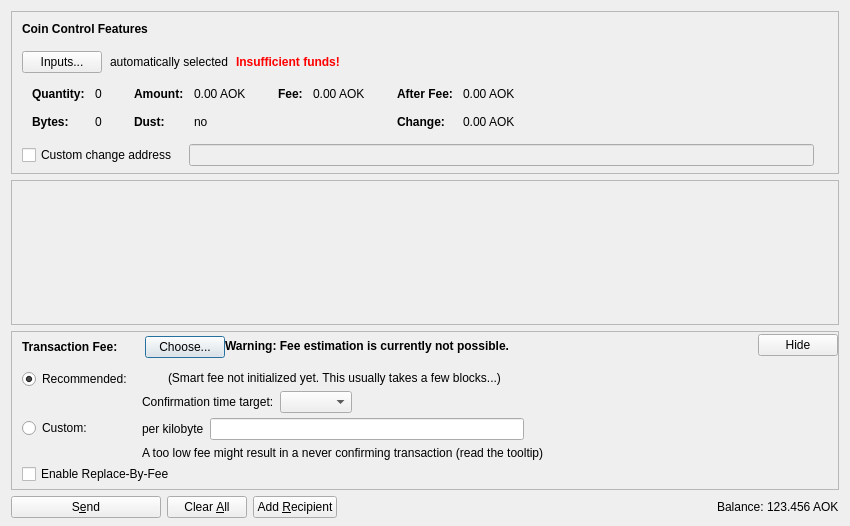
<?xml version="1.0" encoding="UTF-8"?>
<ui version="4.0">
 <class>SendCoinsDialog</class>
 <widget class="QDialog" name="SendCoinsDialog">
  <property name="geometry">
   <rect>
    <x>0</x>
    <y>0</y>
    <width>850</width>
    <height>526</height>
   </rect>
  </property>
  <property name="windowTitle">
   <string>Send Coins</string>
  </property>
  <layout class="QVBoxLayout" name="verticalLayout" stretch="0,1,0,0">
   <property name="bottomMargin">
    <number>8</number>
   </property>
   <item>
    <widget class="QFrame" name="frameCoinControl">
     <property name="sizePolicy">
      <sizepolicy hsizetype="Expanding" vsizetype="Expanding">
       <horstretch>0</horstretch>
       <verstretch>0</verstretch>
      </sizepolicy>
     </property>
     <property name="maximumSize">
      <size>
       <width>16777215</width>
       <height>16777215</height>
      </size>
     </property>
     <property name="frameShape">
      <enum>QFrame::StyledPanel</enum>
     </property>
     <property name="frameShadow">
      <enum>QFrame::Sunken</enum>
     </property>
     <layout class="QVBoxLayout" name="verticalLayoutCoinControl2">
      <property name="spacing">
       <number>0</number>
      </property>
      <property name="leftMargin">
       <number>0</number>
      </property>
      <property name="topMargin">
       <number>0</number>
      </property>
      <property name="rightMargin">
       <number>0</number>
      </property>
      <property name="bottomMargin">
       <number>6</number>
      </property>
      <item>
       <layout class="QVBoxLayout" name="verticalLayoutCoinControl" stretch="0,0,0,0,1">
        <property name="spacing">
         <number>0</number>
        </property>
        <property name="leftMargin">
         <number>10</number>
        </property>
        <property name="topMargin">
         <number>10</number>
        </property>
        <item>
         <layout class="QHBoxLayout" name="horizontalLayoutCoinControl1">
          <property name="bottomMargin">
           <number>15</number>
          </property>
          <item>
           <widget class="QLabel" name="labelCoinControlFeatures">
            <property name="sizePolicy">
             <sizepolicy hsizetype="Preferred" vsizetype="Maximum">
              <horstretch>0</horstretch>
              <verstretch>0</verstretch>
             </sizepolicy>
            </property>
            <property name="font">
             <font>
              <weight>75</weight>
              <bold>true</bold>
             </font>
            </property>
            <property name="styleSheet">
             <string notr="true">font-weight:bold;</string>
            </property>
            <property name="text">
             <string>Coin Control Features</string>
            </property>
           </widget>
          </item>
         </layout>
        </item>
        <item>
         <layout class="QHBoxLayout" name="horizontalLayoutCoinControl2" stretch="0,0,0,0">
          <property name="spacing">
           <number>8</number>
          </property>
          <property name="bottomMargin">
           <number>10</number>
          </property>
          <item>
           <widget class="QPushButton" name="pushButtonCoinControl">
            <property name="styleSheet">
             <string notr="true"/>
            </property>
            <property name="text">
             <string>Inputs...</string>
            </property>
            <property name="autoDefault">
             <bool>false</bool>
            </property>
           </widget>
          </item>
          <item>
           <widget class="QLabel" name="labelCoinControlAutomaticallySelected">
            <property name="text">
             <string>automatically selected</string>
            </property>
            <property name="margin">
             <number>5</number>
            </property>
           </widget>
          </item>
          <item>
           <widget class="QLabel" name="labelCoinControlInsuffFunds">
            <property name="font">
             <font>
              <weight>75</weight>
              <bold>true</bold>
             </font>
            </property>
            <property name="styleSheet">
             <string notr="true">color:red;font-weight:bold;</string>
            </property>
            <property name="text">
             <string>Insufficient funds!</string>
            </property>
            <property name="margin">
             <number>5</number>
            </property>
           </widget>
          </item>
          <item>
           <spacer name="horizontalSpacerCoinControl">
            <property name="orientation">
             <enum>Qt::Horizontal</enum>
            </property>
            <property name="sizeHint" stdset="0">
             <size>
              <width>40</width>
              <height>1</height>
             </size>
            </property>
           </spacer>
          </item>
         </layout>
        </item>
        <item>
         <widget class="QWidget" name="widgetCoinControl" native="true">
          <property name="sizePolicy">
           <sizepolicy hsizetype="Preferred" vsizetype="Preferred">
            <horstretch>0</horstretch>
            <verstretch>0</verstretch>
           </sizepolicy>
          </property>
          <property name="minimumSize">
           <size>
            <width>0</width>
            <height>0</height>
           </size>
          </property>
          <property name="styleSheet">
           <string notr="true"/>
          </property>
          <layout class="QHBoxLayout" name="horizontalLayoutCoinControl5">
           <property name="leftMargin">
            <number>0</number>
           </property>
           <property name="topMargin">
            <number>0</number>
           </property>
           <property name="rightMargin">
            <number>0</number>
           </property>
           <property name="bottomMargin">
            <number>0</number>
           </property>
           <item>
            <layout class="QHBoxLayout" name="horizontalLayoutCoinControl3" stretch="0,0,0,1">
             <property name="spacing">
              <number>20</number>
             </property>
             <property name="topMargin">
              <number>0</number>
             </property>
             <property name="bottomMargin">
              <number>10</number>
             </property>
             <item>
              <layout class="QFormLayout" name="formLayoutCoinControl1">
               <property name="horizontalSpacing">
                <number>10</number>
               </property>
               <property name="verticalSpacing">
                <number>14</number>
               </property>
               <property name="leftMargin">
                <number>10</number>
               </property>
               <property name="topMargin">
                <number>4</number>
               </property>
               <property name="rightMargin">
                <number>6</number>
               </property>
               <item row="0" column="0">
                <widget class="QLabel" name="labelCoinControlQuantityText">
                 <property name="font">
                  <font>
                   <weight>75</weight>
                   <bold>true</bold>
                  </font>
                 </property>
                 <property name="text">
                  <string>Quantity:</string>
                 </property>
                 <property name="margin">
                  <number>0</number>
                 </property>
                </widget>
               </item>
               <item row="0" column="1">
                <widget class="QLabel" name="labelCoinControlQuantity">
                 <property name="cursor">
                  <cursorShape>IBeamCursor</cursorShape>
                 </property>
                 <property name="contextMenuPolicy">
                  <enum>Qt::ActionsContextMenu</enum>
                 </property>
                 <property name="text">
                  <string notr="true">0</string>
                 </property>
                 <property name="margin">
                  <number>0</number>
                 </property>
                 <property name="textInteractionFlags">
                  <set>Qt::LinksAccessibleByMouse|Qt::TextSelectableByKeyboard|Qt::TextSelectableByMouse</set>
                 </property>
                </widget>
               </item>
               <item row="1" column="0">
                <widget class="QLabel" name="labelCoinControlBytesText">
                 <property name="font">
                  <font>
                   <weight>75</weight>
                   <bold>true</bold>
                  </font>
                 </property>
                 <property name="text">
                  <string>Bytes:</string>
                 </property>
                </widget>
               </item>
               <item row="1" column="1">
                <widget class="QLabel" name="labelCoinControlBytes">
                 <property name="cursor">
                  <cursorShape>IBeamCursor</cursorShape>
                 </property>
                 <property name="contextMenuPolicy">
                  <enum>Qt::ActionsContextMenu</enum>
                 </property>
                 <property name="text">
                  <string notr="true">0</string>
                 </property>
                 <property name="textInteractionFlags">
                  <set>Qt::LinksAccessibleByMouse|Qt::TextSelectableByKeyboard|Qt::TextSelectableByMouse</set>
                 </property>
                </widget>
               </item>
              </layout>
             </item>
             <item>
              <layout class="QFormLayout" name="formLayoutCoinControl2">
               <property name="horizontalSpacing">
                <number>10</number>
               </property>
               <property name="verticalSpacing">
                <number>14</number>
               </property>
               <property name="leftMargin">
                <number>6</number>
               </property>
               <property name="topMargin">
                <number>4</number>
               </property>
               <property name="rightMargin">
                <number>6</number>
               </property>
               <item row="0" column="0">
                <widget class="QLabel" name="labelCoinControlAmountText">
                 <property name="font">
                  <font>
                   <weight>75</weight>
                   <bold>true</bold>
                  </font>
                 </property>
                 <property name="text">
                  <string>Amount:</string>
                 </property>
                 <property name="margin">
                  <number>0</number>
                 </property>
                </widget>
               </item>
               <item row="0" column="1">
                <widget class="QLabel" name="labelCoinControlAmount">
                 <property name="cursor">
                  <cursorShape>IBeamCursor</cursorShape>
                 </property>
                 <property name="contextMenuPolicy">
                  <enum>Qt::ActionsContextMenu</enum>
                 </property>
                 <property name="text">
                  <string notr="true">0.00 AOK</string>
                 </property>
                 <property name="textInteractionFlags">
                  <set>Qt::LinksAccessibleByMouse|Qt::TextSelectableByKeyboard|Qt::TextSelectableByMouse</set>
                 </property>
                </widget>
               </item>
               <item row="1" column="0">
                <widget class="QLabel" name="labelCoinControlLowOutputText">
                 <property name="font">
                  <font>
                   <weight>75</weight>
                   <bold>true</bold>
                  </font>
                 </property>
                 <property name="text">
                  <string>Dust:</string>
                 </property>
                </widget>
               </item>
               <item row="1" column="1">
                <widget class="QLabel" name="labelCoinControlLowOutput">
                 <property name="cursor">
                  <cursorShape>IBeamCursor</cursorShape>
                 </property>
                 <property name="contextMenuPolicy">
                  <enum>Qt::ActionsContextMenu</enum>
                 </property>
                 <property name="text">
                  <string notr="true">no</string>
                 </property>
                 <property name="textInteractionFlags">
                  <set>Qt::LinksAccessibleByMouse|Qt::TextSelectableByKeyboard|Qt::TextSelectableByMouse</set>
                 </property>
                </widget>
               </item>
              </layout>
             </item>
             <item>
              <layout class="QFormLayout" name="formLayoutCoinControl3">
               <property name="horizontalSpacing">
                <number>10</number>
               </property>
               <property name="verticalSpacing">
                <number>14</number>
               </property>
               <property name="leftMargin">
                <number>6</number>
               </property>
               <property name="topMargin">
                <number>4</number>
               </property>
               <property name="rightMargin">
                <number>6</number>
               </property>
               <item row="0" column="0">
                <widget class="QLabel" name="labelCoinControlFeeText">
                 <property name="font">
                  <font>
                   <weight>75</weight>
                   <bold>true</bold>
                  </font>
                 </property>
                 <property name="text">
                  <string>Fee:</string>
                 </property>
                 <property name="margin">
                  <number>0</number>
                 </property>
                </widget>
               </item>
               <item row="0" column="1">
                <widget class="QLabel" name="labelCoinControlFee">
                 <property name="cursor">
                  <cursorShape>IBeamCursor</cursorShape>
                 </property>
                 <property name="contextMenuPolicy">
                  <enum>Qt::ActionsContextMenu</enum>
                 </property>
                 <property name="text">
                  <string notr="true">0.00 AOK</string>
                 </property>
                 <property name="textInteractionFlags">
                  <set>Qt::LinksAccessibleByMouse|Qt::TextSelectableByKeyboard|Qt::TextSelectableByMouse</set>
                 </property>
                </widget>
               </item>
              </layout>
             </item>
             <item>
              <layout class="QFormLayout" name="formLayoutCoinControl4">
               <property name="horizontalSpacing">
                <number>10</number>
               </property>
               <property name="verticalSpacing">
                <number>14</number>
               </property>
               <property name="leftMargin">
                <number>6</number>
               </property>
               <property name="topMargin">
                <number>4</number>
               </property>
               <property name="rightMargin">
                <number>6</number>
               </property>
               <item row="0" column="0">
                <widget class="QLabel" name="labelCoinControlAfterFeeText">
                 <property name="font">
                  <font>
                   <weight>75</weight>
                   <bold>true</bold>
                  </font>
                 </property>
                 <property name="text">
                  <string>After Fee:</string>
                 </property>
                 <property name="margin">
                  <number>0</number>
                 </property>
                </widget>
               </item>
               <item row="0" column="1">
                <widget class="QLabel" name="labelCoinControlAfterFee">
                 <property name="cursor">
                  <cursorShape>IBeamCursor</cursorShape>
                 </property>
                 <property name="contextMenuPolicy">
                  <enum>Qt::ActionsContextMenu</enum>
                 </property>
                 <property name="text">
                  <string notr="true">0.00 AOK</string>
                 </property>
                 <property name="textInteractionFlags">
                  <set>Qt::LinksAccessibleByMouse|Qt::TextSelectableByKeyboard|Qt::TextSelectableByMouse</set>
                 </property>
                </widget>
               </item>
               <item row="1" column="0">
                <widget class="QLabel" name="labelCoinControlChangeText">
                 <property name="font">
                  <font>
                   <weight>75</weight>
                   <bold>true</bold>
                  </font>
                 </property>
                 <property name="text">
                  <string>Change:</string>
                 </property>
                </widget>
               </item>
               <item row="1" column="1">
                <widget class="QLabel" name="labelCoinControlChange">
                 <property name="cursor">
                  <cursorShape>IBeamCursor</cursorShape>
                 </property>
                 <property name="contextMenuPolicy">
                  <enum>Qt::ActionsContextMenu</enum>
                 </property>
                 <property name="text">
                  <string notr="true">0.00 AOK</string>
                 </property>
                 <property name="textInteractionFlags">
                  <set>Qt::LinksAccessibleByMouse|Qt::TextSelectableByKeyboard|Qt::TextSelectableByMouse</set>
                 </property>
                </widget>
               </item>
              </layout>
             </item>
            </layout>
           </item>
          </layout>
         </widget>
        </item>
        <item>
         <layout class="QHBoxLayout" name="horizontalLayoutCoinControl4" stretch="0,0,0">
          <property name="spacing">
           <number>12</number>
          </property>
          <property name="sizeConstraint">
           <enum>QLayout::SetDefaultConstraint</enum>
          </property>
          <property name="topMargin">
           <number>5</number>
          </property>
          <property name="rightMargin">
           <number>5</number>
          </property>
          <item>
           <widget class="QCheckBox" name="checkBoxCoinControlChange">
            <property name="toolTip">
             <string>If this is activated, but the change address is empty or invalid, change will be sent to a newly generated address.</string>
            </property>
            <property name="text">
             <string>Custom change address</string>
            </property>
           </widget>
          </item>
          <item>
           <widget class="QValidatedLineEdit" name="lineEditCoinControlChange">
            <property name="enabled">
             <bool>false</bool>
            </property>
            <property name="sizePolicy">
             <sizepolicy hsizetype="Expanding" vsizetype="Fixed">
              <horstretch>0</horstretch>
              <verstretch>0</verstretch>
             </sizepolicy>
            </property>
           </widget>
          </item>
          <item>
           <widget class="QLabel" name="labelCoinControlChangeLabel">
            <property name="sizePolicy">
             <sizepolicy hsizetype="Preferred" vsizetype="Expanding">
              <horstretch>0</horstretch>
              <verstretch>0</verstretch>
             </sizepolicy>
            </property>
            <property name="minimumSize">
             <size>
              <width>0</width>
              <height>0</height>
             </size>
            </property>
            <property name="text">
             <string/>
            </property>
            <property name="margin">
             <number>3</number>
            </property>
           </widget>
          </item>
         </layout>
        </item>
        <item>
         <spacer name="verticalSpacerCoinControl">
          <property name="orientation">
           <enum>Qt::Vertical</enum>
          </property>
          <property name="sizeHint" stdset="0">
           <size>
            <width>800</width>
            <height>1</height>
           </size>
          </property>
         </spacer>
        </item>
       </layout>
      </item>
     </layout>
    </widget>
   </item>
   <item>
    <widget class="QScrollArea" name="scrollArea">
     <property name="widgetResizable">
      <bool>true</bool>
     </property>
     <widget class="QWidget" name="scrollAreaWidgetContents">
      <property name="geometry">
       <rect>
        <x>0</x>
        <y>0</y>
        <width>830</width>
        <height>104</height>
       </rect>
      </property>
      <layout class="QVBoxLayout" name="verticalLayout_2" stretch="0,1">
       <property name="leftMargin">
        <number>0</number>
       </property>
       <property name="topMargin">
        <number>0</number>
       </property>
       <property name="rightMargin">
        <number>0</number>
       </property>
       <property name="bottomMargin">
        <number>0</number>
       </property>
       <item>
        <layout class="QVBoxLayout" name="entries">
         <property name="spacing">
          <number>6</number>
         </property>
        </layout>
       </item>
       <item>
        <spacer name="verticalSpacer">
         <property name="orientation">
          <enum>Qt::Vertical</enum>
         </property>
         <property name="sizeHint" stdset="0">
          <size>
           <width>20</width>
           <height>40</height>
          </size>
         </property>
        </spacer>
       </item>
      </layout>
     </widget>
    </widget>
   </item>
   <item>
    <widget class="QFrame" name="frameFee">
     <property name="sizePolicy">
      <sizepolicy hsizetype="Expanding" vsizetype="Expanding">
       <horstretch>0</horstretch>
       <verstretch>0</verstretch>
      </sizepolicy>
     </property>
     <property name="maximumSize">
      <size>
       <width>16777215</width>
       <height>16777215</height>
      </size>
     </property>
     <property name="frameShape">
      <enum>QFrame::StyledPanel</enum>
     </property>
     <property name="frameShadow">
      <enum>QFrame::Sunken</enum>
     </property>
     <layout class="QVBoxLayout" name="verticalLayoutFee1">
      <property name="spacing">
       <number>0</number>
      </property>
      <property name="leftMargin">
       <number>0</number>
      </property>
      <property name="topMargin">
       <number>0</number>
      </property>
      <property name="rightMargin">
       <number>0</number>
      </property>
      <property name="bottomMargin">
       <number>0</number>
      </property>
      <item>
       <layout class="QVBoxLayout" name="verticalLayoutFee2" stretch="0,0,0">
        <property name="spacing">
         <number>0</number>
        </property>
        <property name="leftMargin">
         <number>10</number>
        </property>
        <property name="topMargin">
         <number>0</number>
        </property>
        <item>
         <layout class="QHBoxLayout" name="horizontalLayoutFee1">
          <property name="bottomMargin">
           <number>0</number>
          </property>
          <item>
           <layout class="QVBoxLayout" name="verticalLayoutFee7">
            <property name="spacing">
             <number>0</number>
            </property>
            <item>
             <spacer name="verticalSpacerSmartFee">
              <property name="orientation">
               <enum>Qt::Vertical</enum>
              </property>
              <property name="sizeType">
               <enum>QSizePolicy::Fixed</enum>
              </property>
              <property name="sizeHint" stdset="0">
               <size>
                <width>1</width>
                <height>4</height>
               </size>
              </property>
             </spacer>
            </item>
            <item>
             <layout class="QHBoxLayout" name="horizontalLayoutSmartFee">
              <property name="spacing">
               <number>10</number>
              </property>
              <item>
               <widget class="QLabel" name="labelFeeHeadline">
                <property name="sizePolicy">
                 <sizepolicy hsizetype="Preferred" vsizetype="Maximum">
                  <horstretch>0</horstretch>
                  <verstretch>0</verstretch>
                 </sizepolicy>
                </property>
                <property name="font">
                 <font>
                  <weight>75</weight>
                  <bold>true</bold>
                 </font>
                </property>
                <property name="styleSheet">
                 <string notr="true">font-weight:bold;</string>
                </property>
                <property name="text">
                 <string>Transaction Fee:</string>
                </property>
               </widget>
              </item>
              <item>
               <widget class="QLabel" name="labelFeeMinimized">
                <property name="text">
                 <string/>
                </property>
               </widget>
              </item>
              <item>
               <widget class="QPushButton" name="buttonChooseFee">
                <property name="text">
                 <string>Choose...</string>
                </property>
               </widget>
              </item>
             </layout>
            </item>
            <item>
             <spacer name="verticalSpacer_5">
              <property name="orientation">
               <enum>Qt::Vertical</enum>
              </property>
              <property name="sizeHint" stdset="0">
               <size>
                <width>1</width>
                <height>1</height>
               </size>
              </property>
             </spacer>
            </item>
           </layout>
          </item>
          <item>
           <widget class="QLabel" name="fallbackFeeWarningLabel">
            <property name="toolTip">
             <string>Using the fallbackfee can result in sending a transaction that will take several hours or days (or never) to confirm. Consider choosing your fee manually or wait until you have validated the complete chain.</string>
            </property>
            <property name="font">
            <font>
                <weight>75</weight>
                <bold>true</bold>
            </font>
            </property>
            <property name="text">
             <string>Warning: Fee estimation is currently not possible.</string>
            </property>
            <property name="wordWrap">
             <bool>false</bool>
            </property>
           </widget>
          </item>
          <item>
           <spacer name="horizontalSpacer_4">
            <property name="orientation">
             <enum>Qt::Horizontal</enum>
            </property>
            <property name="sizeType">
             <enum>QSizePolicy::MinimumExpanding</enum>
            </property>
            <property name="sizeHint" stdset="0">
             <size>
              <width>40</width>
              <height>20</height>
             </size>
            </property>
           </spacer>
          </item>
          <item>
           <widget class="QPushButton" name="buttonMinimizeFee">
            <property name="toolTip">
             <string>collapse fee-settings</string>
            </property>
            <property name="text">
             <string>Hide</string>
            </property>
           </widget>
          </item>
         </layout>
        </item>
        <item>
         <widget class="QFrame" name="frameFeeSelection">
          <layout class="QVBoxLayout" name="verticalLayoutFee12">
           <property name="spacing">
            <number>0</number>
           </property>
           <property name="leftMargin">
            <number>0</number>
           </property>
           <property name="topMargin">
            <number>0</number>
           </property>
           <property name="rightMargin">
            <number>0</number>
           </property>
           <property name="bottomMargin">
            <number>0</number>
           </property>
           <item>
            <layout class="QGridLayout" name="gridLayoutFee">
             <property name="topMargin">
              <number>10</number>
             </property>
             <property name="bottomMargin">
              <number>4</number>
             </property>
             <property name="horizontalSpacing">
              <number>10</number>
             </property>
             <property name="verticalSpacing">
              <number>4</number>
             </property>
             <item row="1" column="1">
              <layout class="QVBoxLayout" name="verticalLayoutFee8">
               <property name="spacing">
                <number>6</number>
               </property>
               <item>
                <layout class="QHBoxLayout" name="horizontalLayoutFee13">
                 <item>
                  <widget class="QLabel" name="labelCustomPerKilobyte">
                   <property name="toolTip">
                    <string>Specify a custom fee per kB (1,000 bytes) of the transaction's virtual size.

Note:  Since the fee is calculated on a per-byte basis, a fee of "100 satoshis per kB" for a transaction size of 500 bytes (half of 1 kB) would ultimately yield a fee of only 50 satoshis.</string>
                   </property>
                   <property name="text">
                    <string>per kilobyte</string>
                   </property>
                  </widget>
                 </item>
                 <item>
                  <widget class="AokChainAmountField" name="customFee"/>
                 </item>
                 <item>
                  <spacer name="horizontalSpacer_6">
                   <property name="orientation">
                    <enum>Qt::Horizontal</enum>
                   </property>
                   <property name="sizeHint" stdset="0">
                    <size>
                     <width>1</width>
                     <height>1</height>
                    </size>
                   </property>
                  </spacer>
                 </item>
                </layout>
               </item>
               <item>
                <layout class="QHBoxLayout" name="horizontalLayoutFee8">
                 <item>
                  <widget class="QLabel" name="labelCustomFeeWarning">
                   <property name="enabled">
                    <bool>true</bool>
                   </property>
                   <property name="toolTip">
                    <string>When there is less transaction volume than space in the blocks, miners as well as relaying nodes may enforce a minimum fee. Paying only this minimum fee is just fine, but be aware that this can result in a never confirming transaction once there is more demand for aokchain transactions than the network can process.</string>
                   </property>
                   <property name="text">
                    <string>A too low fee might result in a never confirming transaction (read the tooltip)</string>
                   </property>
                  </widget>
                 </item>
                 <item>
                  <spacer name="horizontalSpacer_2">
                   <property name="orientation">
                    <enum>Qt::Horizontal</enum>
                   </property>
                   <property name="sizeHint" stdset="0">
                    <size>
                     <width>1</width>
                     <height>1</height>
                    </size>
                   </property>
                  </spacer>
                 </item>
                </layout>
               </item>
              </layout>
             </item>
             <item row="0" column="0">
              <layout class="QVBoxLayout" name="verticalLayoutFee4" stretch="0,1">
               <item>
                <widget class="QRadioButton" name="radioSmartFee">
                 <property name="text">
                  <string>Recommended:</string>
                 </property>
                 <property name="checked">
                  <bool>true</bool>
                 </property>
                 <attribute name="buttonGroup">
                  <string notr="true">groupFee</string>
                 </attribute>
                </widget>
               </item>
               <item>
                <spacer name="verticalSpacer_2">
                 <property name="orientation">
                  <enum>Qt::Vertical</enum>
                 </property>
                 <property name="sizeHint" stdset="0">
                  <size>
                   <width>1</width>
                   <height>1</height>
                  </size>
                 </property>
                </spacer>
               </item>
              </layout>
             </item>
             <item row="1" column="0">
              <layout class="QVBoxLayout" name="verticalLayoutFee9" stretch="0,1">
               <item>
                <widget class="QRadioButton" name="radioCustomFee">
                 <property name="text">
                  <string>Custom:</string>
                 </property>
                 <attribute name="buttonGroup">
                  <string notr="true">groupFee</string>
                 </attribute>
                </widget>
               </item>
               <item>
                <spacer name="verticalSpacer_6">
                 <property name="orientation">
                  <enum>Qt::Vertical</enum>
                 </property>
                 <property name="sizeHint" stdset="0">
                  <size>
                   <width>1</width>
                   <height>1</height>
                  </size>
                 </property>
                </spacer>
               </item>
              </layout>
             </item>
             <item row="0" column="1">
              <layout class="QVBoxLayout" name="verticalLayoutFee3" stretch="0,0,1">
               <property name="spacing">
                <number>6</number>
               </property>
               <property name="topMargin">
                <number>2</number>
               </property>
               <item>
                <layout class="QHBoxLayout" name="horizontalLayoutFee12">
                 <item>
                  <widget class="QLabel" name="labelSmartFee">
                   <property name="text">
                    <string/>
                   </property>
                  </widget>
                 </item>
                 <item>
                  <widget class="QLabel" name="labelFeeEstimation">
                   <property name="text">
                    <string/>
                   </property>
                  </widget>
                 </item>
                 <item>
                  <widget class="QLabel" name="labelSmartFee2">
                   <property name="text">
                    <string>(Smart fee not initialized yet. This usually takes a few blocks...)</string>
                   </property>
                  </widget>
                 </item>
                 <item>
                  <spacer name="horizontalSpacer_5">
                   <property name="orientation">
                    <enum>Qt::Horizontal</enum>
                   </property>
                   <property name="sizeHint" stdset="0">
                    <size>
                     <width>1</width>
                     <height>1</height>
                    </size>
                   </property>
                  </spacer>
                 </item>
                </layout>
               </item>
               <item>
                <layout class="QHBoxLayout" name="horizontalLayoutFee9">
                 <item>
                  <layout class="QVBoxLayout" name="verticalLayoutFee6">
                   <item>
                    <widget class="QLabel" name="labelSmartFee3">
                     <property name="text">
                      <string>Confirmation time target:</string>
                     </property>
                    </widget>
                   </item>
                  </layout>
                 </item>
                 <item>
                  <layout class="QVBoxLayout" name="verticalLayoutFee5">
                   <property name="rightMargin">
                    <number>30</number>
                   </property>
                   <item>
                    <layout class="QHBoxLayout" name="horizontalLayoutConfTarget">
                     <property name="bottomMargin">
                      <number>0</number>
                     </property>
                     <item>
                      <widget class="QComboBox" name="confTargetSelector"/>
                     </item>
                     <item>
                      <spacer name="horizontalSpacerConfTarget">
                       <property name="orientation">
                        <enum>Qt::Horizontal</enum>
                       </property>
                       <property name="sizeHint" stdset="0">
                        <size>
                         <width>40</width>
                         <height>20</height>
                        </size>
                       </property>
                      </spacer>
                     </item>
                    </layout>
                   </item>
                  </layout>
                 </item>
                </layout>
               </item>
               <item>
                <spacer name="verticalSpacer_4">
                 <property name="orientation">
                  <enum>Qt::Vertical</enum>
                 </property>
                 <property name="sizeHint" stdset="0">
                  <size>
                   <width>1</width>
                   <height>1</height>
                  </size>
                 </property>
                </spacer>
               </item>
              </layout>
             </item>
            </layout>
           </item>
           <item>
            <widget class="QCheckBox" name="optInRBF">
             <property name="text">
              <string>Enable Replace-By-Fee</string>
             </property>
             <property name="toolTip">
              <string>With Replace-By-Fee (BIP-125) you can increase a transaction's fee after it is sent. Without this, a higher fee may be recommended to compensate for increased transaction delay risk.</string>
             </property>
            </widget>
           </item>
          </layout>
         </widget>
        </item>
        <item>
         <spacer name="verticalSpacerFee">
          <property name="orientation">
           <enum>Qt::Vertical</enum>
          </property>
          <property name="sizeHint" stdset="0">
           <size>
            <width>40</width>
            <height>5</height>
           </size>
          </property>
         </spacer>
        </item>
       </layout>
      </item>
     </layout>
    </widget>
   </item>
   <item>
    <layout class="QHBoxLayout" name="horizontalLayout">
     <item>
      <widget class="QPushButton" name="sendButton">
       <property name="minimumSize">
        <size>
         <width>150</width>
         <height>0</height>
        </size>
       </property>
       <property name="toolTip">
        <string>Confirm the send action</string>
       </property>
       <property name="text">
        <string>S&amp;end</string>
       </property>
       <property name="icon">
        <iconset resource="../aokchain.qrc">
         <normaloff>:/icons/send</normaloff>:/icons/send</iconset>
       </property>
       <property name="autoDefault">
        <bool>false</bool>
       </property>
       <property name="default">
        <bool>false</bool>
       </property>
      </widget>
     </item>
     <item>
      <widget class="QPushButton" name="clearButton">
       <property name="sizePolicy">
        <sizepolicy hsizetype="Minimum" vsizetype="Fixed">
         <horstretch>0</horstretch>
         <verstretch>0</verstretch>
        </sizepolicy>
       </property>
       <property name="toolTip">
        <string>Clear all fields of the form.</string>
       </property>
       <property name="text">
        <string>Clear &amp;All</string>
       </property>
       <property name="icon">
        <iconset resource="../aokchain.qrc">
         <normaloff>:/icons/remove</normaloff>:/icons/remove</iconset>
       </property>
       <property name="autoDefault">
        <bool>false</bool>
       </property>
      </widget>
     </item>
     <item>
      <widget class="QPushButton" name="addButton">
       <property name="toolTip">
        <string>Send to multiple recipients at once</string>
       </property>
       <property name="text">
        <string>Add &amp;Recipient</string>
       </property>
       <property name="icon">
        <iconset resource="../aokchain.qrc">
         <normaloff>:/icons/add</normaloff>:/icons/add</iconset>
       </property>
       <property name="autoDefault">
        <bool>false</bool>
       </property>
      </widget>
     </item>
     <item>
      <spacer name="horizontalSpacer">
       <property name="orientation">
        <enum>Qt::Horizontal</enum>
       </property>
       <property name="sizeHint" stdset="0">
        <size>
         <width>40</width>
         <height>20</height>
        </size>
       </property>
      </spacer>
     </item>
     <item>
      <layout class="QHBoxLayout" name="horizontalLayout_2">
       <property name="spacing">
        <number>3</number>
       </property>
       <item>
        <widget class="QLabel" name="label">
         <property name="sizePolicy">
          <sizepolicy hsizetype="Preferred" vsizetype="Fixed">
           <horstretch>0</horstretch>
           <verstretch>0</verstretch>
          </sizepolicy>
         </property>
         <property name="text">
          <string>Balance:</string>
         </property>
        </widget>
       </item>
       <item>
        <widget class="QLabel" name="labelBalance">
         <property name="sizePolicy">
          <sizepolicy hsizetype="Preferred" vsizetype="Fixed">
           <horstretch>0</horstretch>
           <verstretch>0</verstretch>
          </sizepolicy>
         </property>
         <property name="cursor">
          <cursorShape>IBeamCursor</cursorShape>
         </property>
         <property name="text">
          <string notr="true">123.456 AOK</string>
         </property>
         <property name="textInteractionFlags">
          <set>Qt::LinksAccessibleByMouse|Qt::TextSelectableByKeyboard|Qt::TextSelectableByMouse</set>
         </property>
        </widget>
       </item>
      </layout>
     </item>
    </layout>
   </item>
  </layout>
 </widget>
 <customwidgets>
  <customwidget>
   <class>QValidatedLineEdit</class>
   <extends>QLineEdit</extends>
   <header>qt/qvalidatedlineedit.h</header>
  </customwidget>
  <customwidget>
   <class>AokChainAmountField</class>
   <extends>QLineEdit</extends>
   <header>qt/aokchainamountfield.h</header>
   <container>1</container>
  </customwidget>
 </customwidgets>
 <resources>
  <include location="../aokchain.qrc"/>
 </resources>
 <connections/>
 <buttongroups>
  <buttongroup name="groupFee"/>
 </buttongroups>
</ui>
